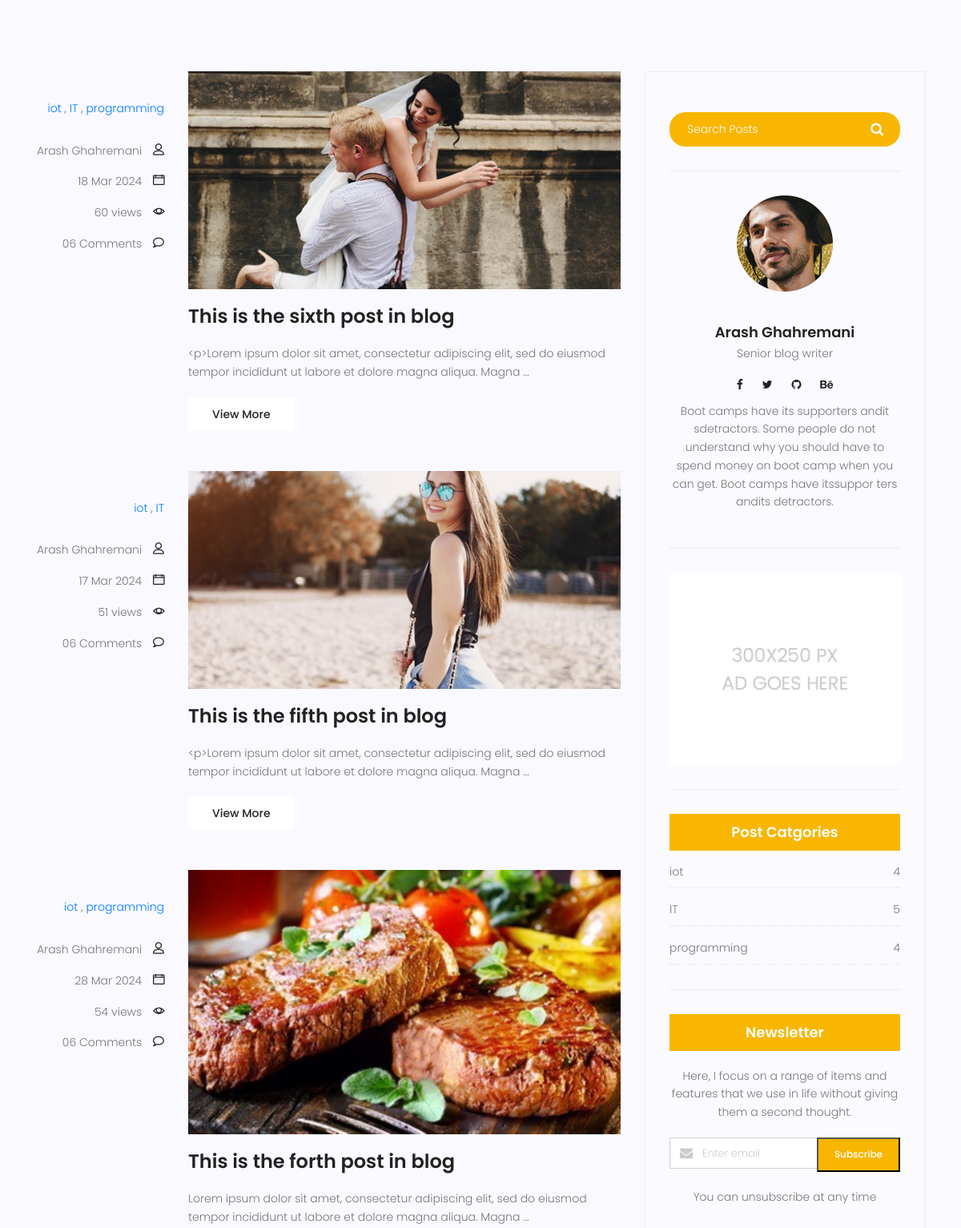
The page /blog/ (middle part) on the database as committed earlier.
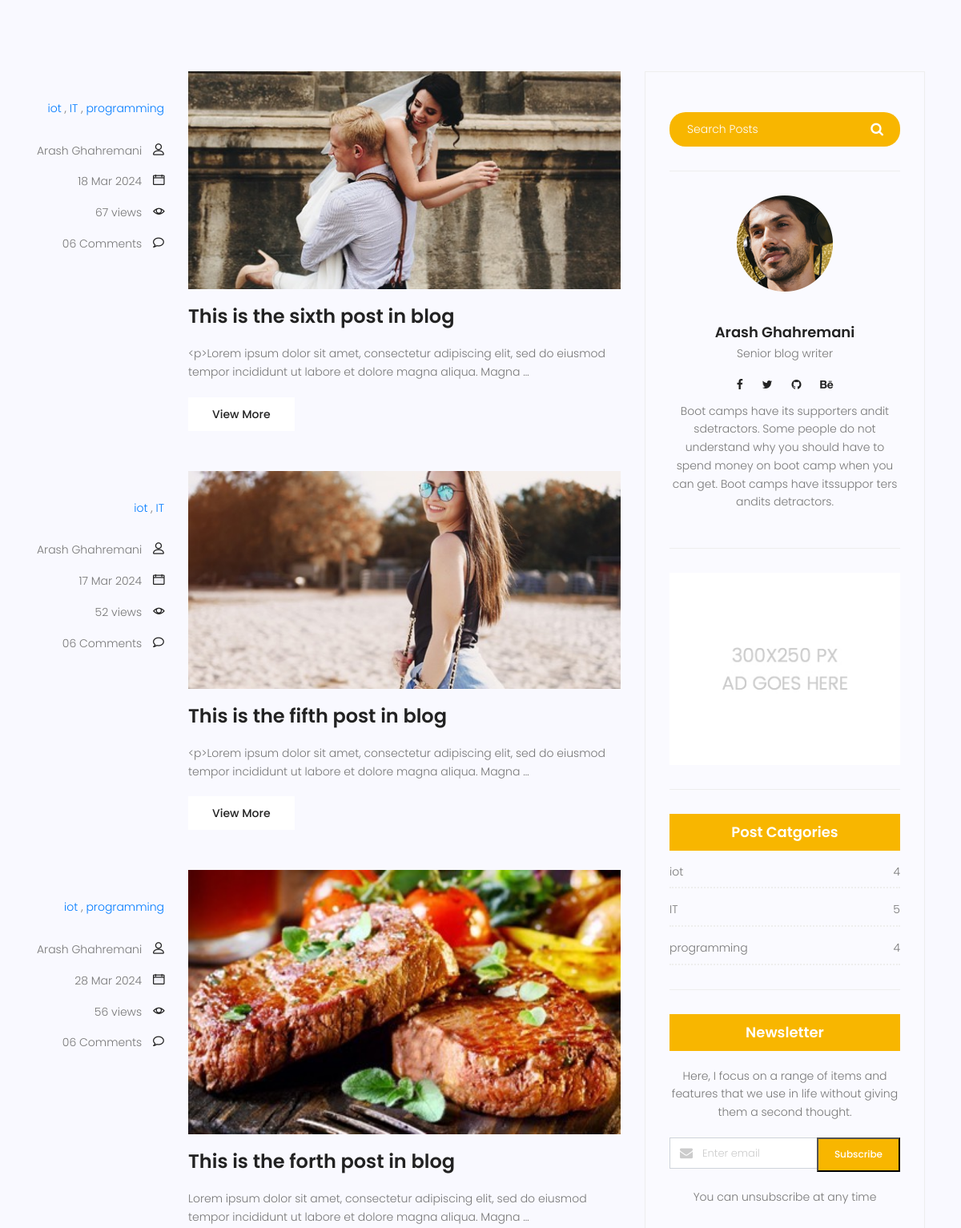
The same page on the database as committed later.
### blog/models.py (models this page shows, shortened)
class Post (models.Model) :
    image = models.ImageField(upload_to = 'blog/',default = 'blog/default.jpg')
    author = models.ForeignKey(User,on_delete=models.SET_NULL,null=True)
    title = models.CharField (max_length = 200)
    content = models.TextField ()
    tags = TaggableManager()
    category = models.ManyToManyField (Category)
    counted_view = models.IntegerField (default = 0)
    status = models.BooleanField (default = False)
    published_date = models.DateTimeField (null = True)
    created_date = models.DateTimeField (auto_now_add = True)
    update_date = models.DateTimeField (auto_now = True)
    class Meta:
        ordering = ['-created_date']
    def excerpt(self) :
        return truncatewords(self.content,20)

### blog/views.py (the view)
# urls.py: path('', blog_view, name="index"),
def blog_view(request, **kwargs) :
    posts = Post.objects.filter(status = 1, published_date__lte = timezone.now())
    if kwargs.get('cat_name') != None:
        posts = posts.filter(category__name=kwargs['cat_name'])
    if kwargs.get('author_username') != None:
        posts = posts.filter(author__username = kwargs['author_username'])
    if kwargs.get('tag_name') != None:
        posts = posts.filter(tags__name__in=[kwargs['tag_name']])
    posts = Paginator (posts,3)
    try:
        page_number = request.GET.get ('page')
        posts = posts.get_page(page_number)
    except PageNotAnInteger:
        posts = posts.get_page(1)
    except EmptyPage:
        posts = posts.get_page(1)
    context = {'posts': posts}
    return render(request, "blog/blog-home.html", context)

### blog/models.py (called while the page is built)
    def __str__(self):
        return self.name

### blog/templatetags/blog_tags.py (called while the page is built)
@register.inclusion_tag('blog/post-categories.html')
def postcategories() :
    posts = Post.objects.filter(status = 1)
    categories = Category.objects.all()
    cat_dict = {}
    for name in categories :
        cat_dict[name]=posts.filter(category=name).count()
    return {'categories':cat_dict}

### templates/blog/blog-home.html (shortened to what this page needs)
{% extends 'base.html' %}
{% load static %}
{% load blog_tags %}
{% block content %}
<section class="top-category-widget-area pt-90 pb-90 ">
</section>
<section class="post-content-area">
	<div class="container">
		<div class="row">
			<div class="col-lg-8 posts-list">
				{% for post in posts %}
				<div class="single-post row">
					<div class="col-lg-3  col-md-3 meta-details">
						<ul class="tags">
							{% for cat in post.category.all %}
								<a href="{% url 'blog:category' cat_name=cat.name %}"> {{ cat.name }}</a> {% if not forloop.last %},{% endif %}
							{% endfor %}
						</ul>
						<div class="user-details row">
							<p class="user-name col-lg-12 col-md-12 col-6"><a href="{% url 'blog:author' author_username=post.author.username %}">{{post.author.get_full_name}}</a>
								<span class="lnr lnr-user"></span></p>
							<p class="date col-lg-12 col-md-12 col-6"><a href="#">{{post.published_date|date:'d M Y'}}</a> <span
									class="lnr lnr-calendar-full"></span></p>
							<p class="view col-lg-12 col-md-12 col-6"><a href="#">{{post.counted_view}} views</a> <span
									class="lnr lnr-eye"></span></p>
							<p class="comments col-lg-12 col-md-12 col-6"><a href="#">06 Comments</a> <span
									class="lnr lnr-bubble"></span></p>
						</div>
					</div>
					<div class="col-lg-9 col-md-9 ">
						<div class="feature-img">
							<img class="img-fluid" src="{{post.image.url}}" alt="">
						</div>
						<a class="posts-title" href="{% url 'blog:single' pid=post.id%}">
							<h3>{{post.title}}</h3>
						</a>
						<p class="excert">
							{{post.excerpt}}
						</p>
						<a href={{post.id}} class="primary-btn">View More</a>
					</div>
				</div>
				{% endfor%}
			</div>
			<div class="col-lg-4 sidebar-widgets">
				<div class="widget-wrap">
						{% include 'blog/blog-search.html' %}
						{% include 'blog/blog-writer.html' %}
					    {% include 'blog/blog-ads.html' %}
						{% postcategories %}
						<div class="single-sidebar-widget newsletter-widget">
							<h4 class="newsletter-title">Newsletter</h4>
							<p>
								Here, I focus on a range of items and features that we use in life without
								giving them a second thought.
							</p>
							<form action="{% url 'website:newsletter' %}" method="post" class="subscription relative">
								<div class="form-group d-flex flex-row">
									<div class="col-autos">
										<div class="input-group">
											<div class="input-group-prepend">
												<div class="input-group-text"><i class="fa fa-envelope" aria-hidden="true"></i>
												</div>
											</div>
											<input type="email" class="form-control" id="inlineFormInputGroup" name="email"
												placeholder="Enter email" onfocus="this.placeholder = ''"
												onblur="this.placeholder = 'Enter email'">
										</div>
									</div>
									<button type="submit" class="bbtns">Subscribe</button>
								</div>
							</form>
							<p class="text-bottom">
								You can unsubscribe at any time
							</p>
						</div>
				</div>
			</div>
		</div>
	</div>
</section>
{% endblock%}

Rows that differ between the two databases and show on the page:
changed Post "This is the sixth post in blog": counted_view "60" → "67"
changed Post "This is the fifth post in blog": counted_view "51" → "52"
changed Post "This is the forth post in blog": counted_view "54" → "56"
